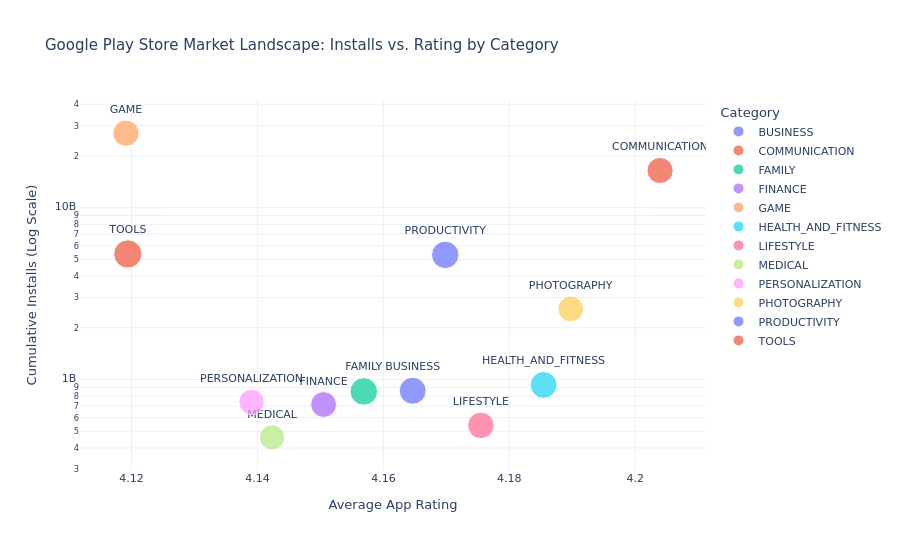

The notebook cell this image was saved under:
### Markdown cell above
## 8. Interactive Multi-Dimensional Market Landscape (Plotly)
An interactive bubble chart mapping **Average Rating** (X-axis) against **Cumulative Installs** (Y-axis, Log scale) with bubble size proportional to **Market Saturation (App Count)**.

### Code cell
interactive_df = df_apps.groupby('Category').agg(
    App_Count=('App', 'count'),
    Total_Installs=('Installs_Clean', 'sum'),
    Avg_Rating=('Rating_Clean', 'mean'),
    Avg_Price=('Price_Clean', 'mean')
).reset_index()

fig_interactive = px.scatter(
    interactive_df,
    x="Avg_Rating",
    y="Total_Installs",
    size="App_Count",
    color="Category",
    hover_name="Category",
    log_y=True,
    text="Category",
    title="Google Play Store Market Landscape: Installs vs. Rating by Category",
    labels={"Avg_Rating": "Average App Rating", "Total_Installs": "Cumulative Installs (Log Scale)"},
    template="plotly_white"
)
fig_interactive.update_traces(textposition='top center')
fig_interactive.update_layout(height=550, font=dict(family="DejaVu Sans", size=11))
fig_interactive.show()

### Figure 1 — Plotly figure (JSON) as saved in the notebook; plotly's stock layout.template omitted (floating-point values rounded to 4 significant figures)
{"data": [{"hovertemplate": "<b>%{hovertext}</b><br><br>Category=%{text}<br>Average App Rating=%{x}<br>Cumulative Installs (Log Scale)=%{y}<br>App_Count=%{marker.size}<extra></extra>", "hovertext": ["BUSINESS"], "legendgroup": "BUSINESS", "marker": {"color": "#636efa", "size": [215], "sizemode": "area", "sizeref": 0.5925, "symbol": "circle"}, "mode": "markers+text", "name": "BUSINESS", "orientation": "v", "showlegend": true, "text": ["BUSINESS"], "textposition": "top center", "type": "scatter", "x": [4.165], "xaxis": "x", "y": [860764580], "yaxis": "y"}, {"hovertemplate": "<b>%{hovertext}</b><br><br>Category=%{text}<br>Average App Rating=%{x}<br>Cumulative Installs (Log Scale)=%{y}<br>App_Count=%{marker.size}<extra></extra>", "hovertext": ["COMMUNICATION"], "legendgroup": "COMMUNICATION", "marker": {"color": "#EF553B", "size": [203], "sizemode": "area", "sizeref": 0.5925, "symbol": "circle"}, "mode": "markers+text", "name": "COMMUNICATION", "orientation": "v", "showlegend": true, "text": ["COMMUNICATION"], "textposition": "top center", "type": "scatter", "x": [4.204], "xaxis": "x", "y": [16442648390], "yaxis": "y"}, {"hovertemplate": "<b>%{hovertext}</b><br><br>Category=%{text}<br>Average App Rating=%{x}<br>Cumulative Installs (Log Scale)=%{y}<br>App_Count=%{marker.size}<extra></extra>", "hovertext": ["FAMILY"], "legendgroup": "FAMILY", "marker": {"color": "#00cc96", "size": [225], "sizemode": "area", "sizeref": 0.5925, "symbol": "circle"}, "mode": "markers+text", "name": "FAMILY", "orientation": "v", "showlegend": true, "text": ["FAMILY"], "textposition": "top center", "type": "scatter", "x": [4.157], "xaxis": "x", "y": [852702070], "yaxis": "y"}, {"hovertemplate": "<b>%{hovertext}</b><br><br>Category=%{text}<br>Average App Rating=%{x}<br>Cumulative Installs (Log Scale)=%{y}<br>App_Count=%{marker.size}<extra></extra>", "hovertext": ["FINANCE"], "legendgroup": "FINANCE", "marker": {"color": "#ab63fa", "size": [198], "sizemode": "area", "sizeref": 0.5925, "symbol": "circle"}, "mode": "markers+text", "name": "FINANCE", "orientation": "v", "showlegend": true, "text": ["FINANCE"], "textposition": "top center", "type": "scatter", "x": [4.151], "xaxis": "x", "y": [715684520], "yaxis": "y"}, {"hovertemplate": "<b>%{hovertext}</b><br><br>Category=%{text}<br>Average App Rating=%{x}<br>Cumulative Installs (Log Scale)=%{y}<br>App_Count=%{marker.size}<extra></extra>", "hovertext": ["GAME"], "legendgroup": "GAME", "marker": {"color": "#FFA15A", "size": [204], "sizemode": "area", "sizeref": 0.5925, "symbol": "circle"}, "mode": "markers+text", "name": "GAME", "orientation": "v", "showlegend": true, "text": ["GAME"], "textposition": "top center", "type": "scatter", "x": [4.119], "xaxis": "x", "y": [27120635200], "yaxis": "y"}, {"hovertemplate": "<b>%{hovertext}</b><br><br>Category=%{text}<br>Average App Rating=%{x}<br>Cumulative Installs (Log Scale)=%{y}<br>App_Count=%{marker.size}<extra></extra>", "hovertext": ["HEALTH_AND_FITNESS"], "legendgroup": "HEALTH_AND_FITNESS", "marker": {"color": "#19d3f3", "size": [213], "sizemode": "area", "sizeref": 0.5925, "symbol": "circle"}, "mode": "markers+text", "name": "HEALTH_AND_FITNESS", "orientation": "v", "showlegend": true, "text": ["HEALTH_AND_FITNESS"], "textposition": "top center", "type": "scatter", "x": [4.185], "xaxis": "x", "y": [930739050], "yaxis": "y"}, {"hovertemplate": "<b>%{hovertext}</b><br><br>Category=%{text}<br>Average App Rating=%{x}<br>Cumulative Installs (Log Scale)=%{y}<br>App_Count=%{marker.size}<extra></extra>", "hovertext": ["LIFESTYLE"], "legendgroup": "LIFESTYLE", "marker": {"color": "#FF6692", "size": [208], "sizemode": "area", "sizeref": 0.5925, "symbol": "circle"}, "mode": "markers+text", "name": "LIFESTYLE", "orientation": "v", "showlegend": true, "text": ["LIFESTYLE"], "textposition": "top center", "type": "scatter", "x": [4.175], "xaxis": "x", "y": [541411940], "yaxis": "y"}, {"hovertemplate": "<b>%{hovertext}</b><br><br>Category=%{text}<br>Average App Rating=%{x}<br>Cumulative Installs (Log Scale)=%{y}<br>App_Count=%{marker.size}<extra></extra>", "hovertext": ["MEDICAL"], "legendgroup": "MEDICAL", "marker": {"color": "#B6E880", "size": [189], "sizemode": "area", "sizeref": 0.5925, "symbol": "circle"}, "mode": "markers+text", "name": "MEDICAL", "orientation": "v", "showlegend": true, "text": ["MEDICAL"], "textposition": "top center", "type": "scatter", "x": [4.142], "xaxis": "x", "y": [460844620], "yaxis": "y"}, {"hovertemplate": "<b>%{hovertext}</b><br><br>Category=%{text}<br>Average App Rating=%{x}<br>Cumulative Installs (Log Scale)=%{y}<br>App_Count=%{marker.size}<extra></extra>", "hovertext": ["PERSONALIZATION"], "legendgroup": "PERSONALIZATION", "marker": {"color": "#FF97FF", "size": [192], "sizemode": "area", "sizeref": 0.5925, "symbol": "circle"}, "mode": "markers+text", "name": "PERSONALIZATION", "orientation": "v", "showlegend": true, "text": ["PERSONALIZATION"], "textposition": "top center", "type": "scatter", "x": [4.139], "xaxis": "x", "y": [739991170], "yaxis": "y"}, {"hovertemplate": "<b>%{hovertext}</b><br><br>Category=%{text}<br>Average App Rating=%{x}<br>Cumulative Installs (Log Scale)=%{y}<br>App_Count=%{marker.size}<extra></extra>", "hovertext": ["PHOTOGRAPHY"], "legendgroup": "PHOTOGRAPHY", "marker": {"color": "#FECB52", "size": [195], "sizemode": "area", "sizeref": 0.5925, "symbol": "circle"}, "mode": "markers+text", "name": "PHOTOGRAPHY", "orientation": "v", "showlegend": true, "text": ["PHOTOGRAPHY"], "textposition": "top center", "type": "scatter", "x": [4.19], "xaxis": "x", "y": [2574650740], "yaxis": "y"}, {"hovertemplate": "<b>%{hovertext}</b><br><br>Category=%{text}<br>Average App Rating=%{x}<br>Cumulative Installs (Log Scale)=%{y}<br>App_Count=%{marker.size}<extra></extra>", "hovertext": ["PRODUCTIVITY"], "legendgroup": "PRODUCTIVITY", "marker": {"color": "#636efa", "size": [222], "sizemode": "area", "sizeref": 0.5925, "symbol": "circle"}, "mode": "markers+text", "name": "PRODUCTIVITY", "orientation": "v", "showlegend": true, "text": ["PRODUCTIVITY"], "textposition": "top center", "type": "scatter", "x": [4.17], "xaxis": "x", "y": [5312983310], "yaxis": "y"}, {"hovertemplate": "<b>%{hovertext}</b><br><br>Category=%{text}<br>Average App Rating=%{x}<br>Cumulative Installs (Log Scale)=%{y}<br>App_Count=%{marker.size}<extra></extra>", "hovertext": ["TOOLS"], "legendgroup": "TOOLS", "marker": {"color": "#EF553B", "size": [237], "sizemode": "area", "sizeref": 0.5925, "symbol": "circle"}, "mode": "markers+text", "name": "TOOLS", "orientation": "v", "showlegend": true, "text": ["TOOLS"], "textposition": "top center", "type": "scatter", "x": [4.119], "xaxis": "x", "y": [5377940150], "yaxis": "y"}], "layout": {"font": {"family": "DejaVu Sans", "size": 11}, "height": 550, "legend": {"itemsizing": "constant", "title": {"text": "Category"}, "tracegroupgap": 0}, "title": {"text": "Google Play Store Market Landscape: Installs vs. Rating by Category"}, "xaxis": {"anchor": "y", "domain": [0.0, 1.0], "title": {"text": "Average App Rating"}}, "yaxis": {"anchor": "x", "domain": [0.0, 1.0], "title": {"text": "Cumulative Installs (Log Scale)"}, "type": "log"}}}
